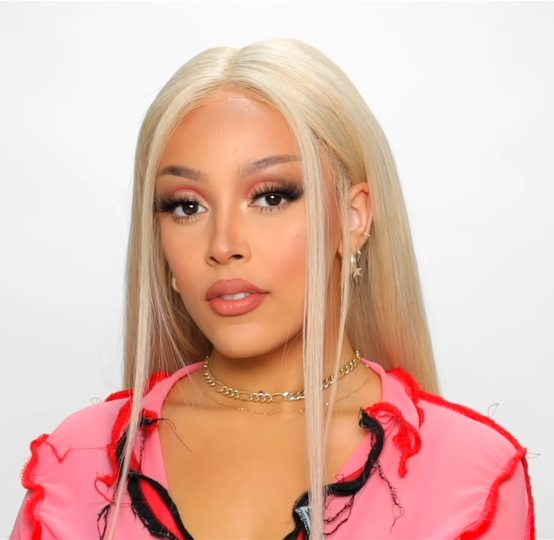
#> input picture SportsPersonClassifierSmaller/model/test_images/dojacat.jpeg, 1107 x 1080 px (shown at 1/2 size)
$ jupyter execute --allow-errors sports_person_classifier_model.ipynb   (shell and % lines are left out)
#> lines starting #> are read from the running program, lines starting #| are printed output that depends on the picture
[cell 1]
#required libraries
import numpy as np
import cv2
import matplotlib
from matplotlib import pyplot as plt

[cell 2]
#reading in the image
img = cv2.imread('./test_images/dojacat.jpeg')
#> img is the input picture: shape (1080, 1107, 3); mean B, G, R 173.7, 186.2, 226.1
img.shape
#> Out = (1080, 1107, 3)

[cell 3]
plt.imshow(img)

[cell 4]
gray = cv2.cvtColor(img, cv2.COLOR_BGR2GRAY)
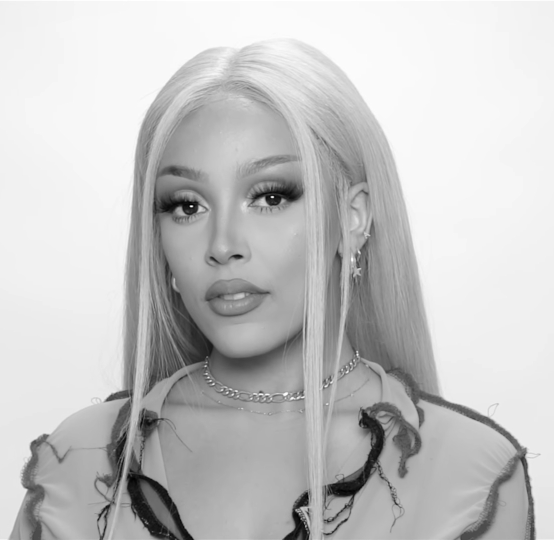
#> gray: shape (1080, 1107) (shown at 1/2 size); min 0, max 255, mean 196.7
gray.shape
#> Out = (1080, 1107)

[cell 5]
plt.imshow(gray, cmap='gray')

[cell 6]
#cascade classifiers for detecting the coordinates and dimensions of faces and eyes
face_cascade = cv2.CascadeClassifier('./opencv/haarcascades/haarcascade_frontalface_default.xml')
eye_cascade = cv2.CascadeClassifier('./opencv/haarcascades/haarcascade_eye.xml')
#faces = face_cascade.detectMultiScale(gray, 1.3, 5)
#faces
#an array of faces
#x, y, width, height

#> (a cell that did not finish here is left out)

#> (a cell that did not finish here is left out)

[cell 9]
cv2.destroyAllWindows()
#creates windows for eyes
#> (the rest of this cell did not finish here and is left out)

#> (a cell that did not finish here is left out)

[cell 11]
#gets cropped face IF there are 2 eyes (image is viable)
def get_cropped_image_if_2_eyes(image_path):
#> called with image_path = './test_images/dojacat.jpeg'
    img = cv2.imread(image_path)
    gray = cv2.cvtColor(img, cv2.COLOR_BGR2GRAY) #convert to gray bc it's easier to detect objects
    #i believe the other 2 parameters are scaling and min neighbors
    faces = face_cascade.detectMultiScale(gray,1.3,5) #detect coordinates and dimensions of face(s)
#> faces = [[231, 219, 482, 482]]
    for(x,y,w,h) in faces:
        roi_gray = gray[y:y+h, x:x+w]
        roi_color = img[y:y+h, x:x+w]
        #detect coordinates and dimensions of eyes
        eyes = eye_cascade.detectMultiScale(roi_gray)
        if len(eyes) >= 2: #if a viable image, return the cropped face
            return roi_color
#> this loop made 1 pass
#> pass 1, in get_cropped_image_if_2_eyes, `roi_gray = gray[y:y+h, x:x+w]`:
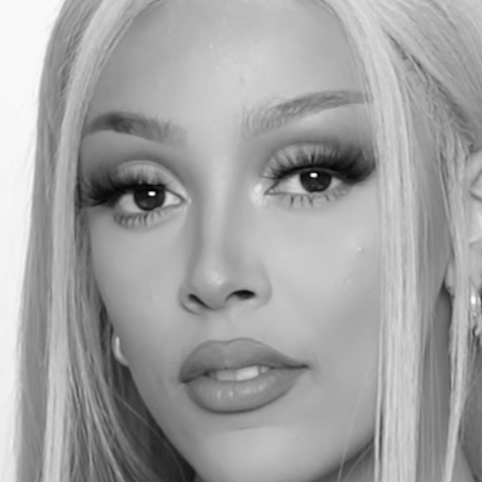
#> roi_gray: shape (482, 482); min 0, max 254, mean 161.7
#> pass 1, in get_cropped_image_if_2_eyes, `roi_color = img[y:y+h, x:x+w]`:
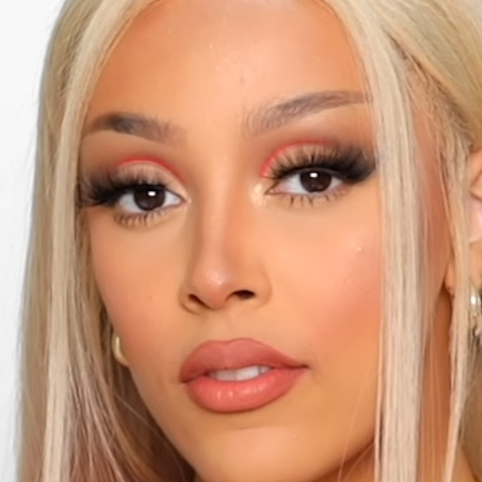
#> roi_color: shape (482, 482, 3); mean B, G, R 117.7, 149, 203.3

[cell 12]
cropped_image = get_cropped_image_if_2_eyes('./test_images/dojacat.jpeg')
if cropped_image is not None: #testing a viable image
    plt.imshow(cropped_image)

[cell 13]
org_image_obstructed = cv2.imread('./test_images/headturned.jpeg')
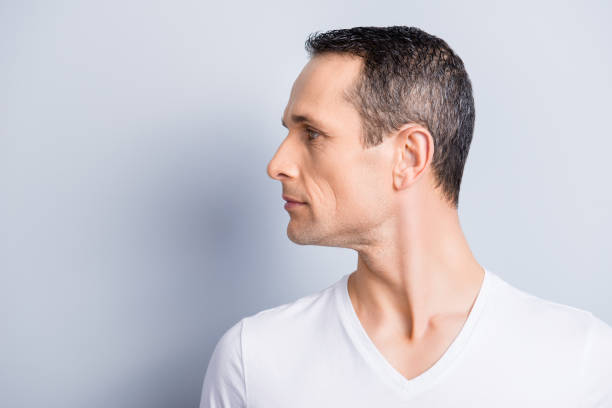
#> input picture SportsPersonClassifierSmaller/model/test_images/headturned.jpeg, 612 x 408 px
#> org_image_obstructed is the input picture: shape (408, 612, 3); mean B, G, R 204.2, 197.8, 202.1
cropped_image = get_cropped_image_if_2_eyes('./test_images/headturned.jpeg')
#> call 2 of get_cropped_image_if_2_eyes, with image_path = './test_images/headturned.jpeg'
#> in get_cropped_image_if_2_eyes (call 2), `gray = cv2.cvtColor(img, cv2.COLOR_BGR2GRAY) #convert to gray bc it's ..`:
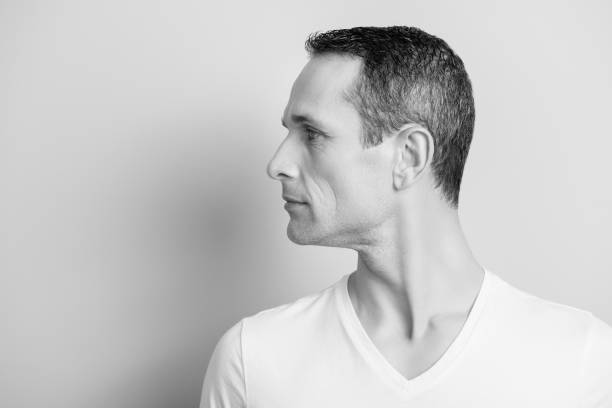
#> gray: shape (408, 612); min 0, max 255, mean 199.8
#> in get_cropped_image_if_2_eyes (call 2), `faces = face_cascade.detectMultiScale(gray,1.3,5)`: faces = ()
if cropped_image is not None: #testing an unviable image
    plt.imshow(cropped_image)

[cell 14]
cropped_image_no_2_eyes = get_cropped_image_if_2_eyes('./test_images/headturned.jpeg')
cropped_image_no_2_eyes
#face is obstructed, should return none

[cell 15]
#we need these paths in order to automatically create directories for each celebrities cropped faces
path_to_data = "./dataset/"
path_to_cr_data = "./dataset/cropped/"

[cell 16]
import os
img_dirs = []
#> (the rest of this cell did not finish here and is left out)

[cell 17]
img_dirs

[cell 18]
#if cropped folder exists, remove it
import shutil
if os.path.exists(path_to_cr_data):
    shutil.rmtree(path_to_cr_data)
os.mkdir(path_to_cr_data) #create folder

[cell 19]
cropped_image_dirs = [] #we'll need this list so that we can iterate through the folders
                        #to apply transformations and the like

for img_dir in img_dirs:
    count = 1
    celebrity_name = img_dir.split('/')[-1]  #gets celebrity name for the photo (label)
    print(celebrity_name)

    #for each specific image (entry) in all folders in the dataset
    for entry in os.scandir(img_dir):
        roi_color = get_cropped_image_if_2_eyes(entry.path) #crops face
        if roi_color is not None:
            cropped_folder = path_to_cr_data + celebrity_name #if theres a face, create a path name with the correct celeb label
            if not os.path.exists(cropped_folder): #if there is not a folder for the celeb's cropped photo, make one
                os.makedirs(cropped_folder)
                cropped_image_dirs.append(cropped_folder)
                print("Generating cropped images in folder: ", cropped_folder)
            cropped_file_name = celebrity_name + str(count) + ".png" #create name for celeb's cropped photo
            cropped_file_path = cropped_folder + "/" + cropped_file_name #create file path for the celeb's cropped photo
            cv2.imwrite(cropped_file_path, roi_color) #create photo in the respective celeb's cropped photo path
            count += 1

[cell 20]
#create dict with each celebritie's cropped photos file paths after manually verifiying that the cropped images are of the celebrities
celebrity_file_names_dict = {}
for img_dir in cropped_image_dirs:
    celebrity_name = img_dir.split('/')[-1]
    file_list = []
    for entry in os.scandir(img_dir):
        file_list.append(entry.path)
    celebrity_file_names_dict[celebrity_name] = file_list
celebrity_file_names_dict

[cell 21]
import numpy as np
import pywt
import cv2
#TY stack overflow
#wavelet transformations
def w2d(img, mode='haar', level=1):
    imArray = img
    #Datatype conversions
    #convert to grayscale
    imArray = cv2.cvtColor(imArray,cv2.COLOR_RGB2GRAY )
    #convert to float
    imArray =  np.float32(imArray)
    imArray /= 255;
    # compute coefficients
    coeffs=pywt.wavedec2(imArray, mode, level=level)

    #Process Coefficients
    coeffs_H=list(coeffs)
    coeffs_H[0] *= 0;

    # reconstruction
    imArray_H=pywt.waverec2(coeffs_H, mode);
    imArray_H *= 255;
    imArray_H = np.uint8(imArray_H)

    return imArray_H

#> (a cell that did not finish here is left out)

[cell 23]
#the classifier will use numbers as a celebrity name label
class_dict = {}
count = 0
for celebrity_name in celebrity_file_names_dict.keys():
    class_dict[celebrity_name] = count
    count = count + 1
class_dict
